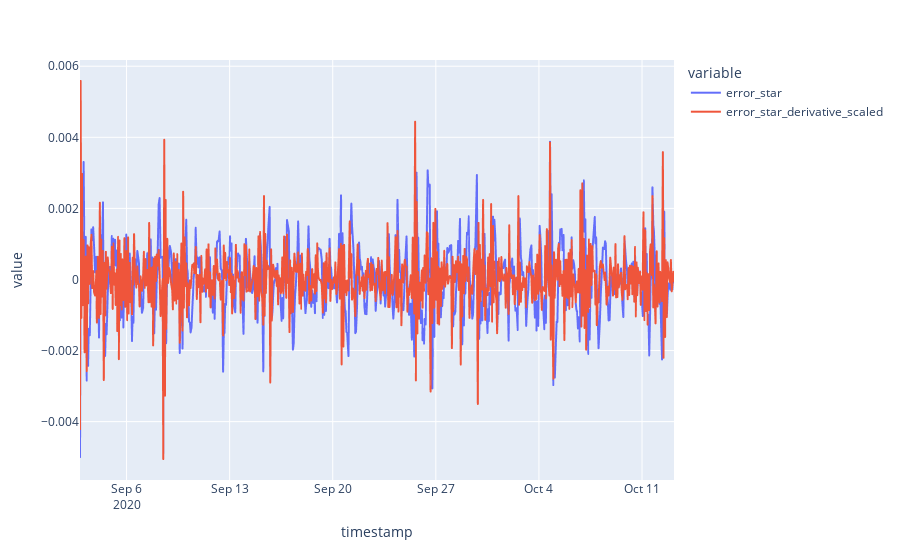

Here is the notebook cell this chart was saved with:
### Code cell
df.plot(kind='line', x='timestamp', y=['error_star','error_star_derivative_scaled'])

### Figure 1 — Plotly figure (JSON) as saved in the notebook; plotly's stock layout.template omitted (floating-point values rounded to 4 significant figures; data arrays with more than 128 entries replaced by an {"elided": "..."} marker saying what was removed)
{"data": [{"hovertemplate": "variable=error_star<br>timestamp=%{x}<br>value=%{y}<extra></extra>", "legendgroup": "error_star", "line": {"color": "#636efa", "dash": "solid"}, "mode": "lines", "name": "error_star", "showlegend": true, "type": "scattergl", "x": {"elided": "720 str values"}, "xaxis": "x", "y": {"elided": "720 float values"}, "yaxis": "y"}, {"hovertemplate": "variable=error_star_derivative_scaled<br>timestamp=%{x}<br>value=%{y}<extra></extra>", "legendgroup": "error_star_derivative_scaled", "line": {"color": "#EF553B", "dash": "solid"}, "mode": "lines", "name": "error_star_derivative_scaled", "showlegend": true, "type": "scattergl", "x": {"elided": "720 str values"}, "xaxis": "x", "y": {"elided": "720 float values"}, "yaxis": "y"}], "layout": {"legend": {"title": {"text": "variable"}, "tracegroupgap": 0}, "margin": {"t": 60}, "xaxis": {"anchor": "y", "domain": [0, 1], "title": {"text": "timestamp"}}, "yaxis": {"anchor": "x", "domain": [0, 1], "title": {"text": "value"}}}}
